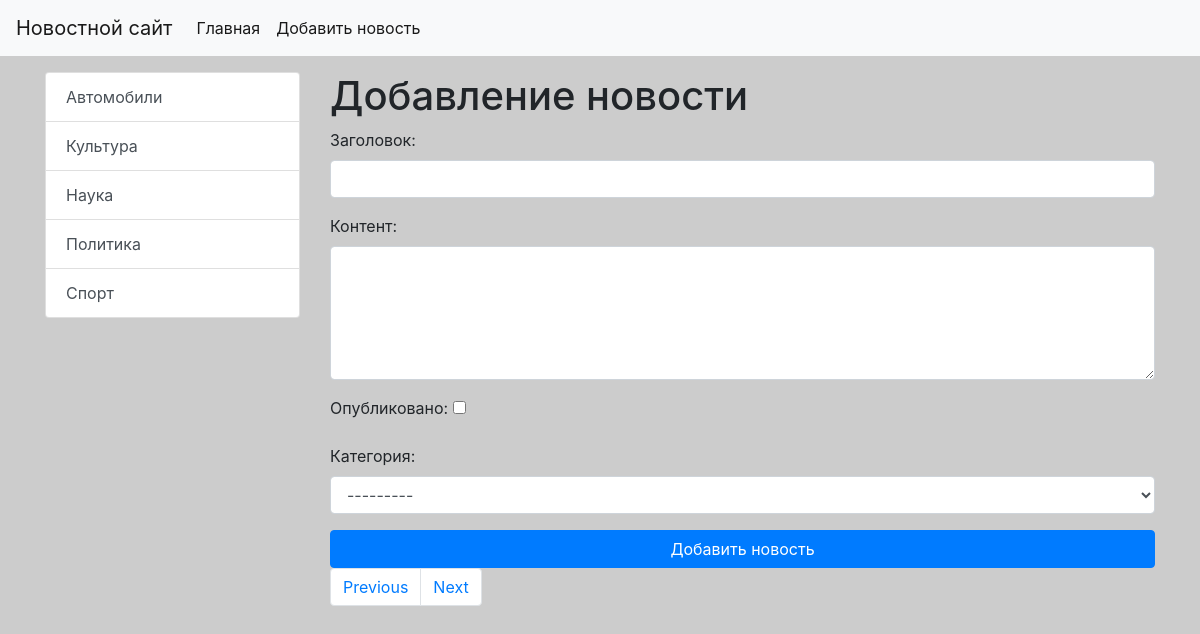
The page /news/add-news on the database its author committed.
### teproj/models.py (models this page shows)
class Category(models.Model):
    title = models.CharField(max_length=150, db_index=True, verbose_name='категория') #db_index - устанавливает индекс полю что делает поиск быстрее по этому полю
    def __str__(self):
        return self.title
    def get_absolute_url(self):
        return reverse('category', kwargs={'category_id': self.pk})
    class Meta:
        verbose_name = 'Категория'
        verbose_name_plural = 'Категории'
        ordering = ['title']

### teproj/views.py (the view)
# urls.py: path('news/add-news', views.CreateNews.as_view(), name='add-news'),
class CreateNews(CreateView):
    form_class = NewsForm
    template_name = 'news/add-news.html'

### teproj/forms.py (shortened to what this page needs)
class NewsForm(forms.ModelForm):
    class Meta:
        model = News
        fields = ('title', 'content', 'is_published', 'category')
        widgets = {
            'title': forms.TextInput(attrs={'class': 'form-control'}),
            'content': forms.Textarea(attrs={'class': 'form-control', 'rows': 5}),
            'category':  forms.Select(attrs={'class': 'form-control'}),
        }

### teproj/templatetags/news_tags.py (called while the page is built)
@register.inclusion_tag('news/list_categories.html')
def show_categories(arg1='Hello', arg2='world'):
    categories = Category.objects.all()
    return {'categories': categories, 'arg1': arg1, 'arg2': arg2}

### teproj/templates/news/add-news.html (shortened to what this page needs)
{% extends 'base.html' %}
{% block sidebar %}
{% include 'inc/_sidebar.html' %}
{% endblock %}
{% block content %}
  <h1>Добавление новости</h1>
  <form action="" method="POST">
      {{ form.as_p }}
      <button type="submit" class="btn btn-primary btn-block">Добавить новость</button>
  </form>
{% endblock %}

### templates/base.html (shortened to what this page needs)
{% load static %}
<!doctype html>
<html lang="en">
  <head>
    <link rel="stylesheet" href="{% static 'bootstrap/css/bootstrap.min.css' %}">
    <link rel="stylesheet" href="{% static 'css/style.css' %}">
  </head>
  <body>
    {% include 'inc/_nav.html' %}
      <div class="container mt-3">
          <div class="row">
            <div class="col-md-3">{% block sidebar %}SIDEBAR{% endblock %}</div>
            <div class="col-md-9">{% block content %}CONTENT{% endblock %}
              <nav aria-label="Page navigation example">
                <ul class="pagination">
                  <li class="page-item"><a class="page-link" href="#">Previous</a></li>
                  <li class="page-item"><a class="page-link" href="#">Next</a></li>
                </ul>
              </nav>
            </div>
          </div>
      </div>
  </body>
</html>

### templates/inc/_nav.html (shortened to what this page needs)
<nav class="navbar navbar-expand-lg navbar-light bg-light">
    <a class="navbar-brand" href="{% url 'home' %}">Новостной сайт</a>
    <div class="collapse navbar-collapse" id="navbarSupportedContent">
      <ul class="navbar-nav mr-auto">
        <li class="nav-item active">
          <a class="nav-link" href="{% url 'home' %}">Главная <span class="sr-only">(current)</span></a>
        </li>
        <li class="nav-item active">
            <a class="nav-link" href="{% url 'add-news' %}">Добавить новость <span class="sr-only">(current)</span></a>
          </li>
      </ul>
    </div>
  </nav>

### templates/inc/_sidebar.html (shortened to what this page needs)
{% load news_tags %}
{% show_categories%}

### teproj/templates/news/list_categories.html
<div class="list-group">
    {% for item in categories %}
    <a href="{{ item.get_absolute_url }}" class="list-group-item list-group-item-action">{{ item.title }}</a>
    {% endfor %}
  </div>

### rows shown on the page
Category: title "Автомобили"
Category: title "Культура"
Category: title "Наука"
Category: title "Политика"
Category: title "Спорт"
